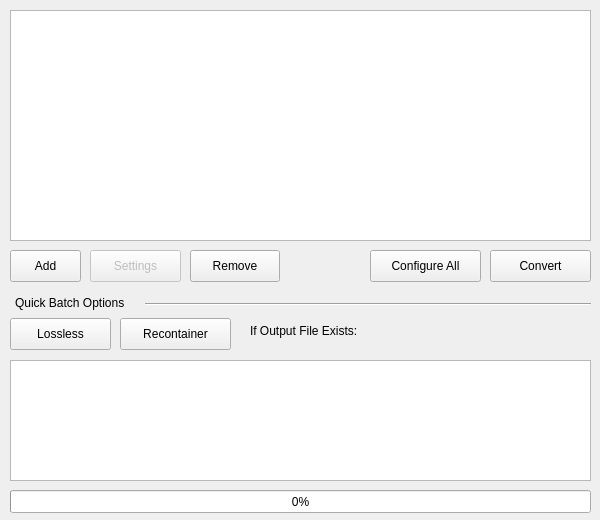
<?xml version="1.0" encoding="UTF-8"?>
<ui version="4.0">
 <class>AMVtool</class>
 <widget class="QMainWindow" name="AMVtool">
  <property name="geometry">
   <rect>
    <x>0</x>
    <y>0</y>
    <width>600</width>
    <height>520</height>
   </rect>
  </property>
  <property name="minimumSize">
   <size>
    <width>600</width>
    <height>520</height>
   </size>
  </property>
  <property name="maximumSize">
   <size>
    <width>600</width>
    <height>520</height>
   </size>
  </property>
  <property name="acceptDrops">
   <bool>false</bool>
  </property>
  <property name="windowTitle">
   <string>AMVtool (Alpha 6)</string>
  </property>
  <widget class="QWidget" name="centralWidget">
   <widget class="QListWidget" name="fileList">
    <property name="geometry">
     <rect>
      <x>10</x>
      <y>10</y>
      <width>581</width>
      <height>231</height>
     </rect>
    </property>
    <property name="dragEnabled">
     <bool>false</bool>
    </property>
   </widget>
   <widget class="QPushButton" name="addFiles">
    <property name="geometry">
     <rect>
      <x>10</x>
      <y>250</y>
      <width>71</width>
      <height>32</height>
     </rect>
    </property>
    <property name="text">
     <string>Add</string>
    </property>
   </widget>
   <widget class="QPushButton" name="convertFiles">
    <property name="geometry">
     <rect>
      <x>490</x>
      <y>250</y>
      <width>101</width>
      <height>32</height>
     </rect>
    </property>
    <property name="text">
     <string>Convert</string>
    </property>
   </widget>
   <widget class="QPushButton" name="removeFiles">
    <property name="geometry">
     <rect>
      <x>190</x>
      <y>250</y>
      <width>90</width>
      <height>32</height>
     </rect>
    </property>
    <property name="text">
     <string>Remove</string>
    </property>
   </widget>
   <widget class="QTextEdit" name="textEdit">
    <property name="enabled">
     <bool>true</bool>
    </property>
    <property name="geometry">
     <rect>
      <x>10</x>
      <y>360</y>
      <width>581</width>
      <height>121</height>
     </rect>
    </property>
   </widget>
   <widget class="QPushButton" name="configEncSettings">
    <property name="enabled">
     <bool>false</bool>
    </property>
    <property name="geometry">
     <rect>
      <x>90</x>
      <y>250</y>
      <width>91</width>
      <height>32</height>
     </rect>
    </property>
    <property name="text">
     <string>Settings</string>
    </property>
   </widget>
   <widget class="QProgressBar" name="progressBar">
    <property name="geometry">
     <rect>
      <x>10</x>
      <y>490</y>
      <width>581</width>
      <height>23</height>
     </rect>
    </property>
    <property name="value">
     <number>0</number>
    </property>
    <property name="textVisible">
     <bool>true</bool>
    </property>
   </widget>
   <widget class="QPushButton" name="configAll">
    <property name="geometry">
     <rect>
      <x>370</x>
      <y>250</y>
      <width>111</width>
      <height>32</height>
     </rect>
    </property>
    <property name="text">
     <string>Configure All</string>
    </property>
   </widget>
   <widget class="QPushButton" name="recontainerAll">
    <property name="enabled">
     <bool>true</bool>
    </property>
    <property name="geometry">
     <rect>
      <x>120</x>
      <y>318</y>
      <width>111</width>
      <height>32</height>
     </rect>
    </property>
    <property name="text">
     <string>Recontainer</string>
    </property>
   </widget>
   <widget class="QPushButton" name="lossless">
    <property name="geometry">
     <rect>
      <x>10</x>
      <y>318</y>
      <width>101</width>
      <height>32</height>
     </rect>
    </property>
    <property name="text">
     <string>Lossless</string>
    </property>
   </widget>
   <widget class="QLabel" name="batchOptions">
    <property name="geometry">
     <rect>
      <x>15</x>
      <y>290</y>
      <width>131</width>
      <height>26</height>
     </rect>
    </property>
    <property name="text">
     <string>Quick Batch Options</string>
    </property>
   </widget>
   <widget class="QLabel" name="fileExists">
    <property name="geometry">
     <rect>
      <x>250</x>
      <y>318</y>
      <width>121</width>
      <height>26</height>
     </rect>
    </property>
    <property name="text">
     <string>If Output File Exists:</string>
    </property>
   </widget>
   <widget class="Line" name="line">
    <property name="geometry">
     <rect>
      <x>145</x>
      <y>303</y>
      <width>446</width>
      <height>3</height>
     </rect>
    </property>
    <property name="orientation">
     <enum>Qt::Horizontal</enum>
    </property>
   </widget>
   <widget class="QWidget" name="layoutWidget">
    <property name="geometry">
     <rect>
      <x>380</x>
      <y>320</y>
      <width>210</width>
      <height>21</height>
     </rect>
    </property>
    <layout class="QHBoxLayout" name="ifExists">
     <property name="leftMargin">
      <number>0</number>
     </property>
     <item>
      <widget class="QRadioButton" name="ask">
       <property name="text">
        <string>Ask</string>
       </property>
       <property name="checked">
        <bool>true</bool>
       </property>
      </widget>
     </item>
     <item>
      <widget class="QRadioButton" name="overwrite">
       <property name="text">
        <string>Overwrite</string>
       </property>
      </widget>
     </item>
     <item>
      <widget class="QRadioButton" name="skip">
       <property name="text">
        <string>Skip</string>
       </property>
      </widget>
     </item>
    </layout>
   </widget>
  </widget>
 </widget>
 <layoutdefault spacing="6" margin="11"/>
 <resources/>
 <connections/>
</ui>
